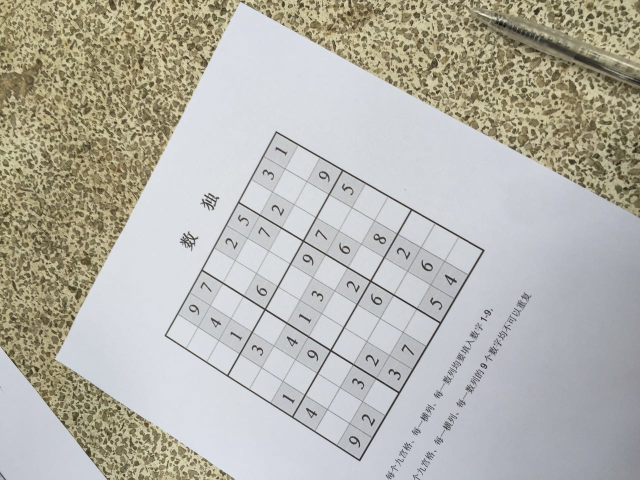
#> input picture sudoku.qy.jpg, 1280 x 960 px (shown at 1/2 size)
$ python Griddetection.py
#> lines starting #> are read from the running program, lines starting #| are printed output that depends on the picture; after the words box and inside, x2 and y2 are one past the last pixel; in counts of white or black regions, pixels touching at a corner belong together
import cv2
import numpy as np
# from matplotlib import pyplot as plt

image = cv2.imread('sudoku.qy.jpg',0)
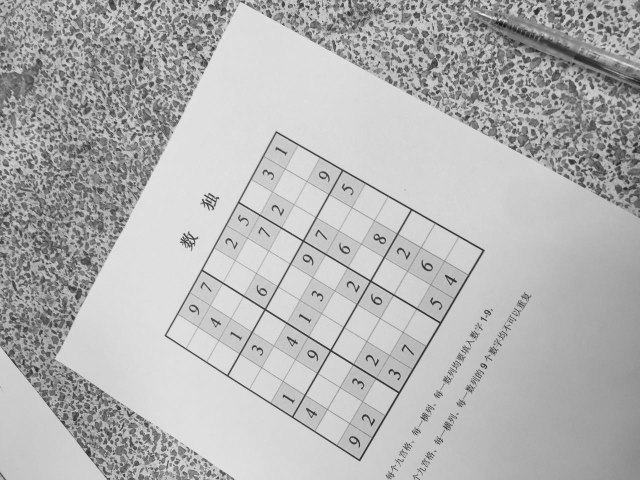
#> image: shape (960, 1280) (shown at 1/2 size); min 9, max 252, mean 179.4
h, w = image.shape
#> h = 960; w = 1280
factor = 1.0
maxwh = 600
if h > w and h > maxwh:
    factor = 1.0*maxwh/h
elif h <= w and w > maxwh:
    factor = 1.0*maxwh/w
#> factor = 0.469
image = cv2.resize(image, (0,0), fx=factor, fy=factor)
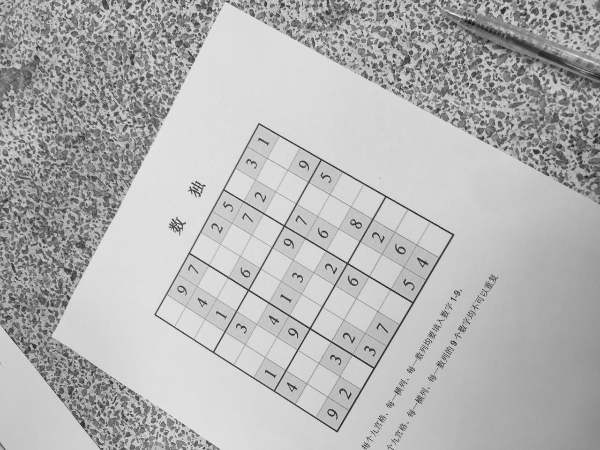
#> image: shape (450, 600); min 19, max 246, mean 179.3

# outerBox = np.zeros(image.shape, dtype=np.uint8)
image = cv2.GaussianBlur(image, (11,11), 0)
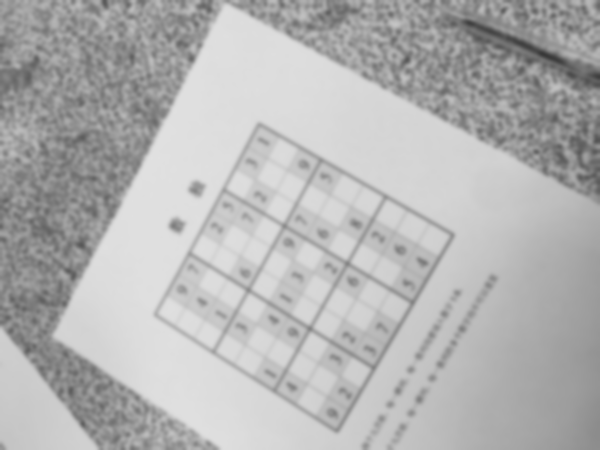
#> image: shape (450, 600); min 56, max 225, mean 179.3
gray_image = cv2.adaptiveThreshold(image,255,cv2.ADAPTIVE_THRESH_MEAN_C,\
            cv2.THRESH_BINARY,5,2)
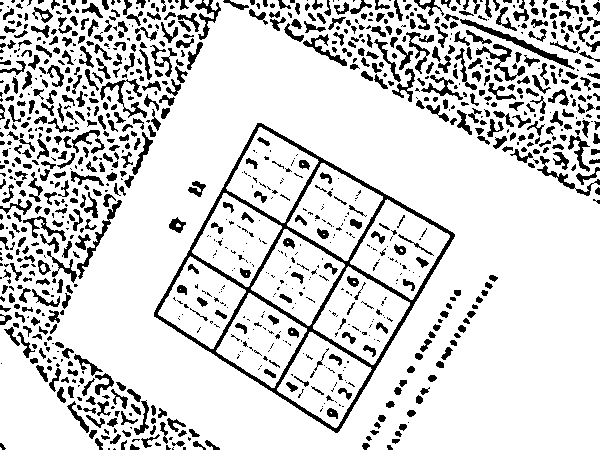
#> gray_image: shape (450, 600); 83.3% white; 1064 black regions (494 under 20 px), largest, box (x1, y1, x2, y2) and area: (154, 123, 455, 433) 6409, (460, 19, 575, 70) 653, (77, 200, 122, 279) 436
# print gray_image.shape, gray_image[0][0]
gray_image = cv2.bitwise_not(gray_image)
kernel = np.matrix([[0,1,0],[1,1,1],[0,1,0]], np.uint8)
gray_image = cv2.dilate(gray_image, kernel)
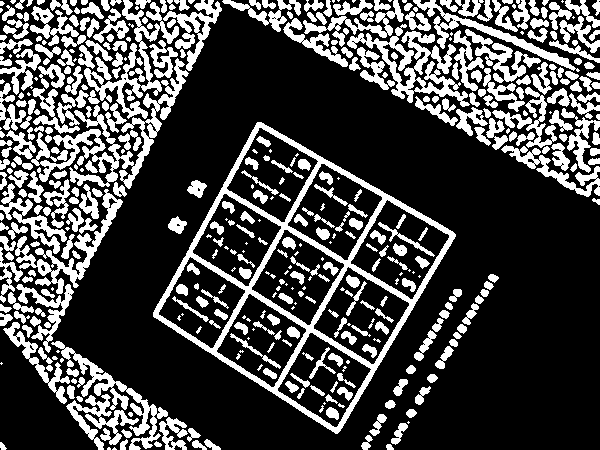
#> gray_image: shape (450, 600); 27.7% white; 453 white regions (97 under 20 px), largest, box (x1, y1, x2, y2) and area: (153, 122, 456, 434) 9340, (31, 58, 189, 189) 4172, (347, 24, 470, 107) 2919


# int count=0;
#     int max=-1;
#
#         Point maxPt;
#
#             for(int y=0;y<outerBox.size().height;y++)
#                 {
#                         uchar *row = outerBox.ptr(y);
#                         for(int x=0;x<outerBox.size().width;x++)
#                         {
#                             if(row[x]>=128)
#                             {
#
#                                 int area = floodFill(outerBox, Point(x,y), CV_RGB(0,0,64));
#
#                                 if(area>max)
#                                 {
#                                     maxPt = Point(x,y);
#                                     max = area;
#                                     }
#                                 }
#                             }
#
#                         }

maxe = -1
h, w = gray_image.shape
#> h = 450; w = 600
mask = np.zeros((h+2, w+2), np.uint8)
for y in xrange(h):
    for x in xrange(w):
        if gray_image[y][x] >= 128:
            # area = cv2.floodFill(gray_image, mask, (x,y), (0,0,64))
            area = cv2.floodFill(gray_image, mask, (x,y), 64)
#> (the run stopped early here; a loop or call above may not have finished)
